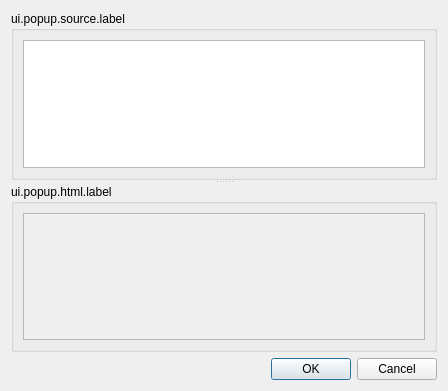
<?xml version="1.0" encoding="UTF-8"?>
<ui version="4.0">
 <class>lizmap_popup</class>
 <widget class="QDialog" name="lizmap_popup">
  <property name="windowModality">
   <enum>Qt::WindowModal</enum>
  </property>
  <property name="geometry">
   <rect>
    <x>0</x>
    <y>0</y>
    <width>448</width>
    <height>391</height>
   </rect>
  </property>
  <property name="windowTitle">
   <string>Lizmap - Popup</string>
  </property>
  <layout class="QGridLayout" name="gridLayout_3">
   <item row="0" column="0">
    <widget class="QSplitter" name="splitter">
     <property name="orientation">
      <enum>Qt::Vertical</enum>
     </property>
     <widget class="QGroupBox" name="groupBox">
      <property name="title">
       <string>ui.popup.source.label</string>
      </property>
      <layout class="QGridLayout" name="gridLayout_2">
       <item row="0" column="0">
        <widget class="QTextEdit" name="txtPopup"/>
       </item>
      </layout>
     </widget>
     <widget class="QGroupBox" name="groupBox_2">
      <property name="title">
       <string>ui.popup.html.label</string>
      </property>
      <layout class="QGridLayout" name="gridLayout">
       <item row="0" column="0">
        <widget class="QTextEdit" name="htmlPopup">
         <property name="enabled">
          <bool>false</bool>
         </property>
        </widget>
       </item>
      </layout>
     </widget>
    </widget>
   </item>
   <item row="1" column="0">
    <widget class="QDialogButtonBox" name="bbConfigurePopup">
     <property name="orientation">
      <enum>Qt::Horizontal</enum>
     </property>
     <property name="standardButtons">
      <set>QDialogButtonBox::Cancel|QDialogButtonBox::Ok</set>
     </property>
    </widget>
   </item>
  </layout>
 </widget>
 <tabstops>
  <tabstop>txtPopup</tabstop>
  <tabstop>htmlPopup</tabstop>
  <tabstop>bbConfigurePopup</tabstop>
 </tabstops>
 <resources/>
 <connections/>
</ui>
